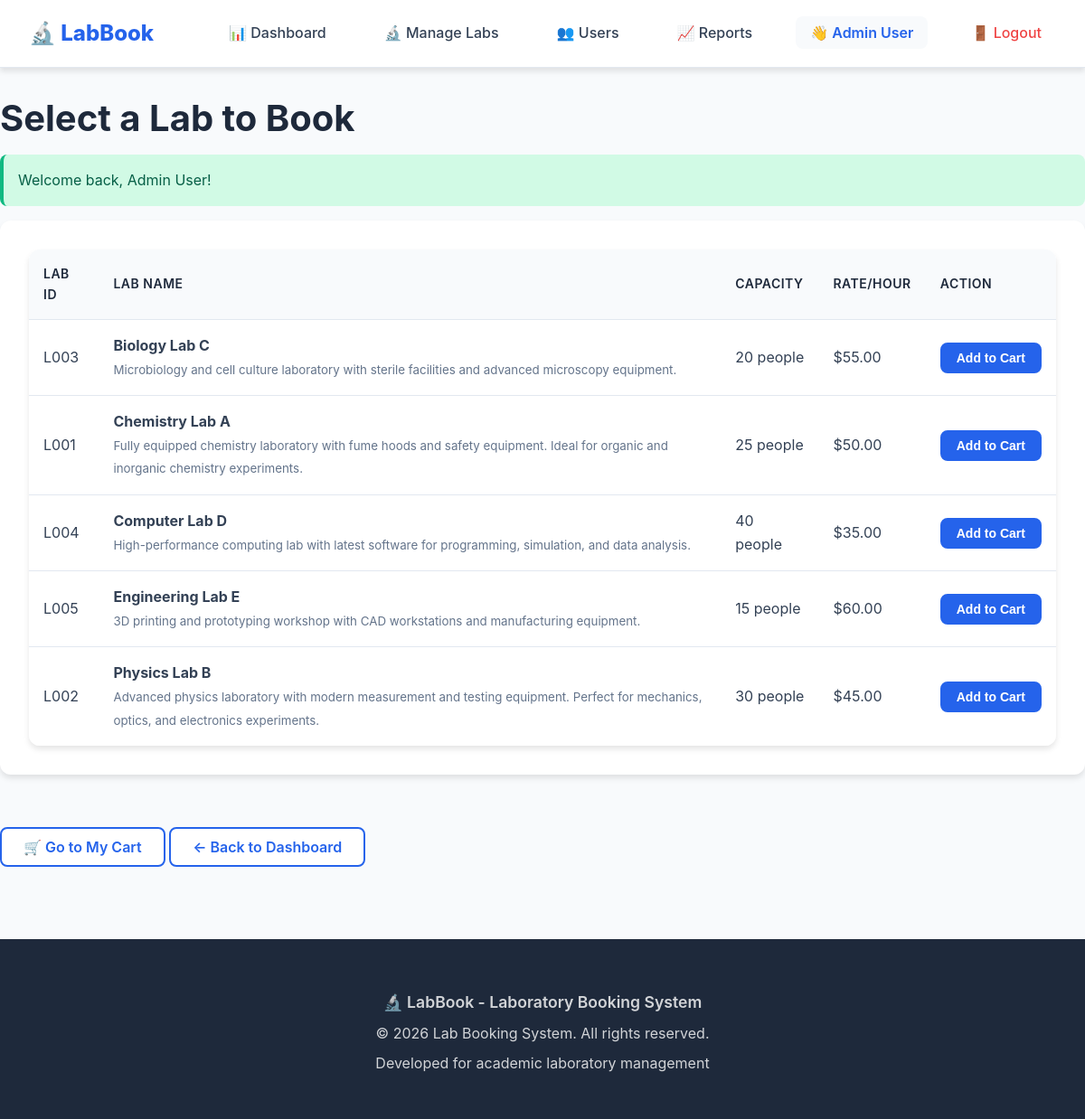
The page /member/book.php (signed in) on the database its author committed.
### tables this page shows
CREATE TABLE labs (
    id INT AUTO_INCREMENT PRIMARY KEY,
    name VARCHAR(100) NOT NULL,
    description TEXT,
    capacity INT NOT NULL COMMENT 'Maximum number of people',
    equipment TEXT COMMENT 'Available equipment (comma-separated)',
    image_url VARCHAR(255) DEFAULT NULL,
    hourly_rate DECIMAL(10, 2) NOT NULL DEFAULT 0.00 COMMENT 'Cost per hour',
    status ENUM('active', 'inactive', 'maintenance') DEFAULT 'active',
    created_at TIMESTAMP DEFAULT CURRENT_TIMESTAMP,
    updated_at TIMESTAMP DEFAULT CURRENT_TIMESTAMP ON UPDATE CURRENT_TIMESTAMP,
    
     
    INDEX idx_status (status)
);

### member/book.php (the view, shortened to what this page needs)
<?php
require_once '../includes/db_connect.php';
require_once '../includes/functions.php';
$stmt = $pdo->query("SELECT * FROM labs WHERE status = 'active' ORDER BY name");
$labs = $stmt->fetchAll();
?>
<!DOCTYPE html>
<html>
<head>
    <link rel="stylesheet" href="../assets/css/style.css">
</head>
<body>
    <?php include '../includes/header.php'; ?>
    <main class="container" style="padding: 2rem 0;">
        <h1>Select a Lab to Book</h1>
        <?php displayFlash(); ?>
        <div class="card">
            <div class="table-container">
                <table>
                    <thead>
                        <tr>
                            <th>Lab ID</th>
                            <th>Lab Name</th>
                            <th>Capacity</th>
                            <th>Rate/Hour</th>
                            <th>Action</th>
                        </tr>
                    </thead>
                    <tbody>
                        <?php foreach ($labs as $lab): ?>
                        <tr>
                            <td>L<?php echo str_pad($lab['id'], 3, '0', STR_PAD_LEFT); ?></td>
                            <td>
                                <strong><?php echo htmlspecialchars($lab['name']); ?></strong><br>
                                <small style="color: var(--text-light);"><?php echo htmlspecialchars($lab['description']); ?></small>
                            </td>
                            <td><?php echo $lab['capacity']; ?> people</td>
                            <td><?php echo formatCurrency($lab['hourly_rate']); ?></td>
                            <td>
                                <form method="POST" action="cart.php">
                                    <button type="submit" name="add" class="btn btn-primary btn-sm">Add to Cart</button>
                                </form>
                            </td>
                        </tr>
                        <?php endforeach; ?>
                    </tbody>
                </table>
            </div>
        </div>
        <br>
        <a href="cart.php" class="btn btn-secondary">🛒 Go to My Cart</a>
        <a href="dashboard.php" class="btn btn-secondary">← Back to Dashboard</a>
    </main>
    <?php include '../includes/footer.php'; ?>
</body>
</html>

### includes/header.php (shortened to what this page needs)
<header>
    <div class="container">
        <nav>
            <a href="/lab-booking-system/" class="logo">🔬 LabBook</a>
            <ul class="nav-links" id="nav-links">
                <?php if (isset($_SESSION['user_id']) && isLoggedIn()): ?>
                    <?php if (isAdmin()): ?>
                        <li><a href="/lab-booking-system/admin/dashboard.php">📊 Dashboard</a></li>
                        <li><a href="/lab-booking-system/admin/manage_labs.php">🔬 Manage Labs</a></li>
                        <li><a href="/lab-booking-system/admin/manage_users.php">👥 Users</a></li>
                        <li><a href="/lab-booking-system/admin/reports.php">📈 Reports</a></li>
                    <?php endif; ?>
                    <li>
                        <span style="color: var(--primary-color); font-weight: 600;">
                            👋 <?php echo htmlspecialchars($_SESSION['user_name'] ?? 'User'); ?>
                        </span>
                    </li>
                    <li>
                        <a href="/lab-booking-system/auth/logout.php" style="color: var(--danger-color);">
                            🚪 Logout
                        </a>
                    </li>
                <?php endif; ?>
            </ul>
        </nav>
    </div>
</header>

### includes/functions.php (shortened to what this page needs)
<?php
function clean($data) {
    $data = trim($data);
    $data = stripslashes($data);
    $data = htmlspecialchars($data, ENT_QUOTES, 'UTF-8');
    return $data;
}
function isLoggedIn() {
    return isset($_SESSION['user_id']) && !empty($_SESSION['user_id']);
}
function isAdmin() {
    return isset($_SESSION['role']) && $_SESSION['role'] === 'admin';
}
function displayFlash() {
    if (isset($_SESSION['flash_message'])) {
        $message = clean($_SESSION['flash_message']);
        $type = $_SESSION['flash_type'] ?? 'info';
        $alertClass = 'alert-info';
        switch($type) {
            case 'success':
                $alertClass = 'alert-success';
                break;
        }
        echo "<div class='alert {$alertClass}'>{$message}</div>";
    }
}
function formatCurrency($amount) {
    return '$' . number_format((float)$amount, 2);
}
?>

### includes/footer.php (shortened to what this page needs)
<footer>
    <div class="container">
        <div class="footer-content">
            <p style="font-weight: 600; font-size: 1.1rem; margin-bottom: var(--spacing-sm);">
                🔬 LabBook - Laboratory Booking System
            </p>
            <p>&copy; <?php echo date('Y'); ?> Lab Booking System. All rights reserved.</p>
            <p style="margin: 0;">Developed for academic laboratory management</p>
        </div>
    </div>
</footer>

### rows shown on the page
labs: id "003", name "Biology Lab C", description "Microbiology and cell culture laboratory with sterile facilities and advanced microscopy equipment.", capacity "20", hourly_rate "$55.00"
labs: id "001", name "Chemistry Lab A", description "Fully equipped chemistry laboratory with fume hoods and safety equipment. Ideal for organic and inorganic chemistry experiments.", capacity "25", hourly_rate "$50.00"
labs: id "004", name "Computer Lab D", description "High-performance computing lab with latest software for programming, simulation, and data analysis.", capacity "40", hourly_rate "$35.00"
labs: id "005", name "Engineering Lab E", description "3D printing and prototyping workshop with CAD workstations and manufacturing equipment.", capacity "15", hourly_rate "$60.00"
labs: id "002", name "Physics Lab B", description "Advanced physics laboratory with modern measurement and testing equipment. Perfect for mechanics, optics, and electronics experiments.", capacity "30", hourly_rate "$45.00"

### other values the page prints
$_SESSION['user_name'] "Admin User"
$message "Welcome back, Admin User!"
